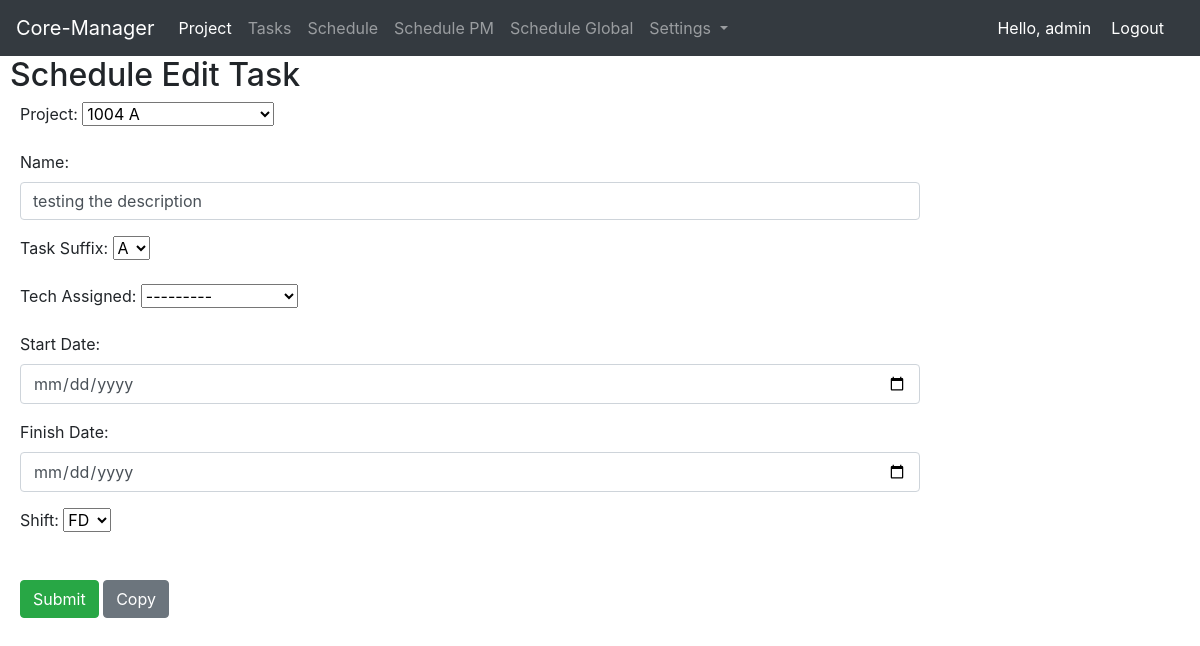
The page /schedule_edit_task/19 (signed in) on the database its author committed.
### project/models.py (models this page shows, shortened)
class Task(models.Model):
    task_name = models.CharField(max_length=200)
    task_suffix = models.CharField(max_length=10, choices=suffix, default="A")
    task_description = models.TextField()
    task_critical_path = models.IntegerField(default=1000)
    task_group = models.ForeignKey(TestList, on_delete=models.CASCADE, default="Nil")
    task_assigned_to = models.ForeignKey(Technician, on_delete=models.CASCADE, blank=True, null=True)
    task_request_date = models.DateField()
    task_created_by = models.CharField(max_length=30, blank=True)
    task_creation_date = models.DateTimeField(auto_now_add=True)
    task_status = models.CharField(max_length=25, choices=status, default='Planning')
    task_shift = models.CharField(max_length=25, choices=shift, default='FD')
    task_start_date = models.DateField(blank=True, null=True)
    task_end_date = models.DateField(blank=True, null=True)
    project = models.ForeignKey(Project, on_delete=models.CASCADE)
    task_pan = models.CharField(max_length=30)
    task_pulverise = models.CharField(max_length=10, choices=pulverise, default='No')
    task_assay_loc = models.CharField(max_length=15, choices=assay_loc, default='Internal')
    assay_method = models.TextField(blank=True, null=True)
    task_concated_name = models.CharField(max_length=50, blank=True, null=True)

### home/decorators.py (the view)
        def wrapper_func(request, *args, **kwargs):
            group = None
            if request.user.groups.exists():
                group= request.user.groups.all()[0].name
            if group in allowed_roles:
                return view_func(request, *args, **kwargs)
            else:
                return HttpResponse('You are not authorised to view this page')

### project/forms.py
class ScheduleEditTaskForm(ModelForm):
    project = forms.ModelChoiceField(queryset=Project.objects.all(), empty_label="Select Project Number")
    class Meta:
        model = Task
        fields = ("project",
                  "task_name",
                  "task_suffix",
                  "task_assigned_to",
                  "task_start_date",
                  "task_end_date",
                  "task_shift",
                  )
        labels = {
            "project": "Project Number",
            "task_name": "Name",
            "task_suffix": "Task Suffix",
            "task_status": "Task Status",
            "task_assigned_to": "Tech Assigned",
            "task_start_date": "Start Date",
            "task_end_date": "Finish Date",
            "task_shift": "Shift",
        }
        widgets = {
            "task_name": forms.TextInput(attrs={'class': 'form-control', 'placeholder': 'Required'}),
            'task_start_date': widgets.DateInput(attrs={'type': 'date', 'class': 'form-control'}),
            'task_end_date': widgets.DateInput(attrs={'type': 'date', 'class': 'form-control'}),
        }

### project/models.py (called while the page is built)
    def __str__(self):
        return self.project_concated_name

    def __str__(self):
        return self.technician_concat_name

### project/views.py (called while the page is built, shortened)
@login_required(login_url='home_app:login')
@allowed_users(allowed_roles=['Coordinator'])
def schedule_edit_task(request, task_id):
    task = Task.objects.get(pk=task_id)
    if 'submit_form' in request.POST:
        form = ScheduleEditTaskForm(request.POST or None, instance=task)
        if form.is_valid():
            form.save()
            return redirect('schedule_app:schedule_home')
    form = ScheduleEditTaskForm(request.POST or None, instance=task)
    context = {
        "task": task,
        'form': form,
    }
    return render(request, 'project/schedule_edit_task.html', context)

### templates/project/schedule_edit_task.html (shortened to what this page needs)
{% extends 'base.html' %}
{% load static %}
 {% block css_files %}
        <link rel="stylesheet" href="{% static "project/project.css" %}">
  {% endblock %}
{% block content %}
<h2>Schedule Edit Task</h2>
{% if submitted %}
    Your task was submitted was sucessfully
{% else %}
    <form class="add_task" action="" method="POST">
        {{ form.as_p }}
        <br>
        <input type="submit" value="Submit" class="btn btn-success" name="submit_form">
        <input type="submit" value="Copy" class="btn btn-secondary" name="copy_task">
    </form>
{% endif %}
{% endblock %}

### templates/header.html (shortened to what this page needs)
<nav class="navbar navbar-expand-lg navbar-dark bg-dark">
  <a class="navbar-brand" href="{% url 'home_app:index' %}">Core-Manager</a>
  <div class="collapse navbar-collapse" id="navbarSupportedContent">
    <ul class="navbar-nav mr-auto">
      <li class="nav-item active">
        <a class="nav-link" href="{% url 'project_app:project_home_page' %}">Project <span class="sr-only">(current)</span></a>
      </li>
      <li class="nav-item">
        <a class="nav-link" href="{% url 'project_app:task_home_page' %}">Tasks</a>
      </li>
      {% if request.user.groups.all.0.name == 'Coordinator' %}
        <li class="nav-item">
          <a class="nav-link" href="{% url 'schedule_app:schedule_home' %}">Schedule</a>
        </li>
      {% endif %}
      <li class="nav-item">
          <a class="nav-link" href="{% url 'schedule_app:schedule_pm' %}">Schedule PM</a>
        </li>
      <li class="nav-item">
          <a class="nav-link" href="{% url 'schedule_app:schedule_global' %}">Schedule Global</a>
        </li>
      {% if request.user.groups.all.0.name == 'Coordinator' %}
        <li class="nav-item dropdown">
          <a class="nav-link dropdown-toggle" href="#" id="navbarDropdown" role="button" data-toggle="dropdown" aria-haspopup="true" aria-expanded="false">
            Settings
          </a>
        </li>
      {% endif %}
    </ul>
    <span class="hello-msg">Hello, {{ request.user }} </span>
    <span ><a class="hello-msg" href="{% url 'home_app:logout' %}">Logout</a> </span>
  </div>
</nav>

### static/project/project.css (style rules this page uses)
h2 { margin-left: 10px; }
.add_task { margin-left: 20px; width: 75%; }

### templates/header.html (style rules this page uses)
.hello-msg { font-size = 18px; color: #fff; margin-right: 20px; }

### rows shown on the page
Task: project "1004 A", task_name "testing the description", task_suffix "A", task_assigned_to "---------", task_shift "FD"

### other values the page prints
{{ request.user }} "admin"
